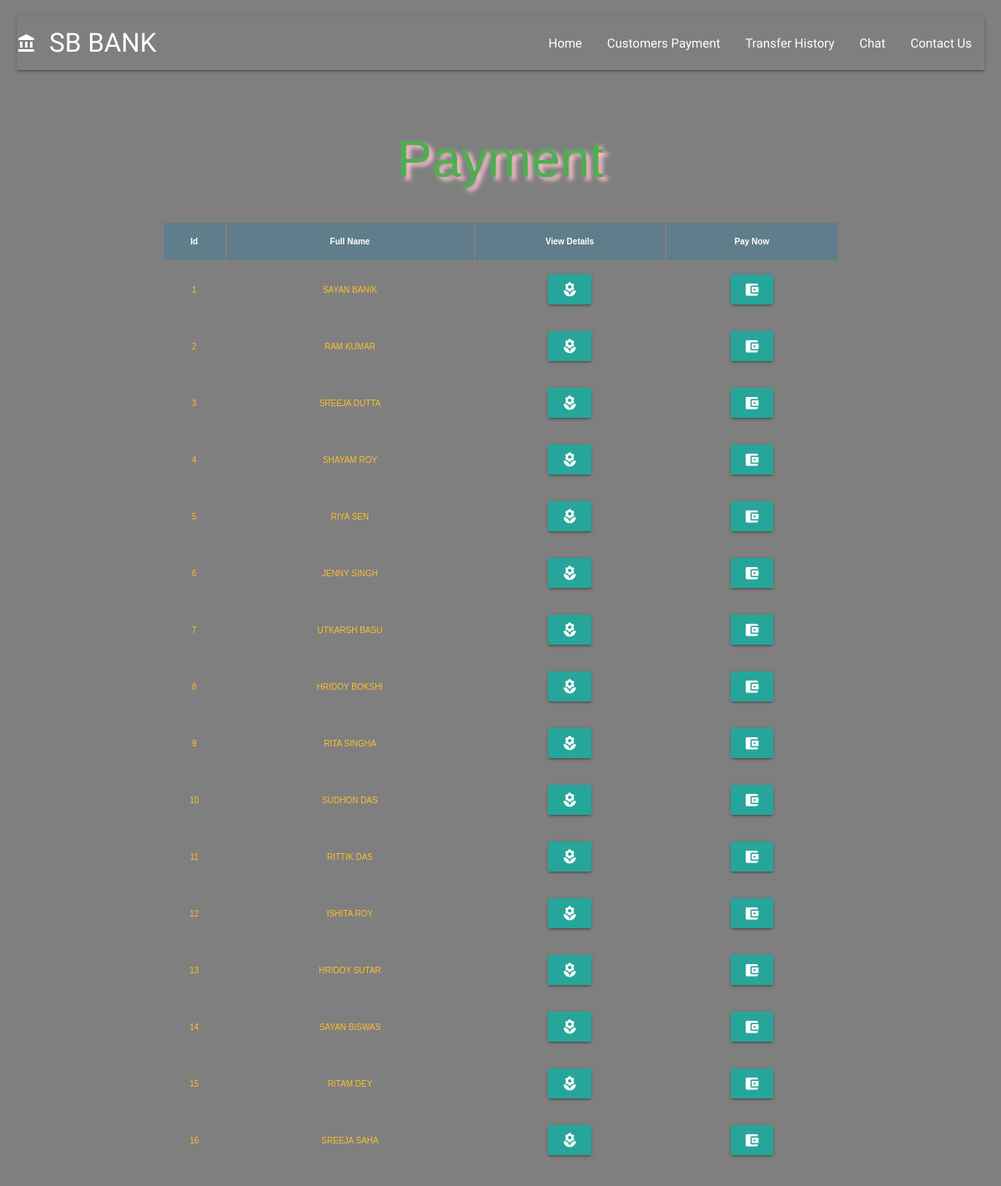
The page /tabledisplay.php on the database its author committed.
### tables this page shows
CREATE TABLE `bank` (
  `ID` int(255) NOT NULL,
  `AccNo` int(255) NOT NULL,
  `Name` varchar(255) NOT NULL,
  `Mail` varchar(255) NOT NULL,
  `Phone` varchar(255) NOT NULL,
  `Gender` varchar(255) NOT NULL,
  `Dob` date NOT NULL,
  `Amount` int(255) NOT NULL
);

### tabledisplay.php (the view, shortened to what this page needs)
<!DOCTYPE html>
<html>
<head>
<?php include 'link.php' ?>
</head>
<body>
<video autoplay muted loop id="myVideo">
  <source src="gallary/pexels-mikhail-nilov-7722577.mp4" type="video/mp4">
</video>
<div class="content">
 <nav class="transparent ">
        <div class="nav-wrapper ">
          <a class="brand-logo" id="sb"><i class="large material-icons">account_balance</i>SB BANK</a>
          <ul class="right hide-on-med-and-down">
            <li><a href="index.php" class="sm">Home</a></li>
            <li><a href="tabledisplay.php" class="sm">Customers Payment</a></li>
            <li><a href="alltran.php" class="sm">Transfer History</a></li>
            <li><a href="chat.php" class="sm">Chat</a></li>
            <li><a href="contact.php" class="sm">Contact Us</a></li>
          </ul>
        </div>
      </nav>
 <div class="container">
 <div class="col l12">
 <br><br>
 <h1 class="green-text center-align" style="text-shadow: 5px 4px 5px pink;" > Payment </h1>
 <br>
 <table class="table highlight centered">
 <tr class="blue-grey white-text">
 <th> Id </th>
 <th> Full Name </th>
 <th> View Details </th>
 <th> Pay Now </th>
 </tr >
 <?php
 include 'connection.php';
 $q = "select * from bank";
 $query = mysqli_query($con,$q);
 while($res = mysqli_fetch_array($query)){
 ?>
 <tr class="yellow-text text-darken-2">
 <td> <?php echo $res['ID'];  ?> </td>
 <td> <?php echo $res['Name'];  ?> </td>
 <td> <button class="btn-danger btn"> <a href="6.php?IDs=<?php echo $res['ID']; ?>" class="white-text"> <i class="material-icons">local_florist</i> </a>  </button> </td>
 <td> <button class="btn-danger btn"> <a href="7ex.php?IDs=<?php echo $res['ID']; ?>" class="white-text"> <i class="material-icons">account_balance_wallet</i> </a>  </button> </td>
 </tr>
 <?php
 }
  ?>
 </table>
 </div>
 </div>
</div>
</body>
</html>

### tabledisplay.php (style rules this page uses)
* { box-sizing: border-box; margin: 0; padding: 0; }
#sb { font-family: 'Creepster', cursive; }
.sm { font-family: 'Fredericka the Great', cursive; }
body { margin: 0; font-family: Arial; font-size: 10px; }
#myVideo { position: fixed; right: 0; bottom: 0; height: 100vh; width: 100%; object-fit: cover; }
.content { position: absolute; top: 0; background: rgba(0, 0, 0, 0.5); color: #f1f1f1; width: 100%; padding: 20px; }
table,th,td { border: 2px solid grey; border-collapse: border; }
th { text-align: center; }
@media (min-width:800px) { #myVideo { width: 100%; } }

### rows shown on the page
bank: ID "1", Name "SAYAN BANIK"
bank: ID "2", Name "RAM KUMAR"
bank: ID "3", Name "SREEJA DUTTA"
bank: ID "4", Name "SHAYAM ROY"
bank: ID "5", Name "RIYA SEN"
bank: ID "6", Name "JENNY SINGH"
bank: ID "7", Name "UTKARSH BASU"
bank: ID "8", Name "HRIDOY BOKSHI"
bank: ID "9", Name "RITA SINGHA"
bank: ID "10", Name "SUDHON DAS"
bank: ID "11", Name "RITTIK DAS"
bank: ID "12", Name "ISHITA ROY"
bank: ID "13", Name "HRIDOY SUTAR"
bank: ID "14", Name "SAYAN BISWAS"
bank: ID "15", Name "RITAM DEY"
bank: ID "16", Name "SREEJA SAHA"
